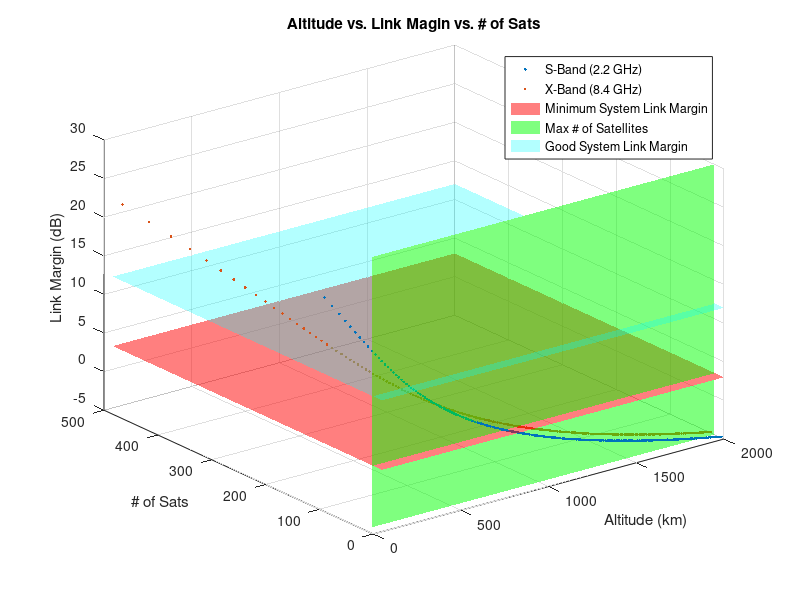

Here is the MATLAB script that generated this plot:
clc; clear; close all;
% LunaNet Altitude vs. Number of Sats vs. Orbit Altitude Simulation for
% Proximity Communications(Lunar Surface & Lunar Orbit) 
% Hunter Adams - 2.9.20


% General Inputs

% Elevation Angle [Input]
elev_angle = 80;% deg
% Originally 90 because orbit is polar. Selva said that was optomistic,
% reduced to 80 bc of feedback.

% Radius of the Moon/Planetary Body [Input]
rad_moon = 1737.1;% km

% Altitude of the Ground Station [Input - Shackelton Crater]
alt_ground = 0.002;  % km

% Latitude of the Ground Station [Input - Shackelton Crater]
lat_ground = 89.54;   % deg



% ''Simulation''
plot_vals = [];

% S-Band Frequency struct creation
s_band.frequency = 2.2; %GHz
s_band.linkbudget = [];
s_band.altitude = [];
s_band.satellites = [];

% X-Band Frequency struct creation
x_band.frequency = 8.4;
x_band.linkbudget = [];
x_band.altitude = [];
x_band.satellites = [];


% for loop creation for varying band types
for band_freq = [s_band.frequency, x_band.frequency]
    
    i = 1; % iteration counter 1
    
    % for loop creation for varying Satellite Altitude [Input | km]
    for alt_sat = 100:10:2000
        
        if(band_freq == s_band.frequency)
        s_band.altitude(i,1) = alt_sat; % make altitude list for s-band
        else
        x_band.altitude(i,1) = alt_sat; % make altitude list for x-band
        end
        

        
        % Link Budget Calculation
            % For simulation using COTS Part TX-2400 S-Band Transmitter and
            % a 20cm Diameter In-House Parabolic Antenna (Values Estimated)
       
            
        % Transmitter Information _________________________________________
        % Transmitter Power [Input]
        trans_power = 2.5;  % watts 
        
        % Return Loss [Input]
        return_loss = -20*log10(0.239543726);  % dB
        
        % Return Loss Power [Calculation]
        return_loss_power = trans_power;  % watts
        
        % Transmitter Power [Different Unit | Calculation]
        trans_power2 = 10*log10(return_loss_power);  % dBW
        
        % Frequency [Input]
        frequency = band_freq;  % GHz 
        
        % Transmitter Antenna Gain [Input]
        trans_ant_gain = 8.953;    % dBi
        
        % Transmitted Antenna Beamwidth [Input] **Need to trace this**
        trans_ant_beamw = 47.72;   % deg
        
        % Antenna Pointing Loss [Input - Estimated]
        ant_point_loss1 = 2;  % dB
        
        % Circuit Loss [Input - Estimated] 
        circuit_loss1 = 0.1;   % dB
        
        % Equivalent Isotropically Radiated Power [Calculation]
        EIRP = trans_power2 + trans_ant_gain + ant_point_loss1 + circuit_loss1; % dBW
        
        % Given Variable and Calculation
        a = 1;
        b = -2*rad_moon*cos(pi/2+elev_angle*pi/180);
        c = rad_moon^2-(rad_moon+alt_sat)^2;
        
        % Range [Calculation - Based on Quadratic Equation of a,b & c]
        range = (-b+sqrt(b^2-4*a*c))/(2*a);  % km
        
        % Free Space Loss [Calculation]
        free_space_loss = 87.6-20*log10(range*frequency*1000000000);  % dB 
        
        % Atmospheric Attenuation [Input - None bc Moon has no atmosphere]
        atmospheric_attenuation = 0;  % dB 
        
        
        
        % Reciever Information_____________________________________________
        % Reciever Antenna Diameter [Input]
        rec_ant_diam = .2;   % meters
        
        % Antenna Efficiency [Input - Estimated]
        ant_eff = 0.6;  %(percentage)
        
        % Reciever Antenna Gain [Calculation]
        rec_ant_gain = 10*log10((ant_eff./100)*(pi*rec_ant_diam/(0.03/frequency))^2);% dB
        
        % Reciever Antenna Beamwidth [Calculation]
        rec_ant_beamw = 21/(frequency*rec_ant_diam); % deg
        
        % Reciever Antenna Poining Loss [Input - Estimated]
        ant_point_loss2 = 2; % dB
        
        % Radome Losses [Input - Estimated Insignificant]
        radome_loss = 0;  % dB
        
        % Polarization Losses [Input - Estimated Insignificant]
        polarization_loss = 0; % dB
        
        % Circuit Losses [Input - Estimated Insignificant]
        circuit_loss2 = 0.1;  % dB
        
        % Recieved Signal Power [Calculation]
        Pt = EIRP + free_space_loss + atmospheric_attenuation + rec_ant_gain + polarization_loss + ...
            ant_point_loss2 + circuit_loss2 + radome_loss;  % dBW
        
        % System Noise Temperature [Input - Estimated (Will vary for each
        % connection type even with same parts)]
        sys_noise_temp = 350;  % K 
        
        % System Noise Temperature [Calculation - Different Unit]
        sys_noise_temp2 = 10*log10(sys_noise_temp);  % dB
        
        
        
        % Link Margin Calculation__________________________________________
        % Antenna Gain to Noise Temperature [Calculation]
        rec_GT = rec_ant_gain + polarization_loss + ant_point_loss2 + radome_loss + circuit_loss2 - ...
            sys_noise_temp2;  % dB/K
        
        % System Noise Spectral Density [Calculation]
        No = sys_noise_temp2 - 228.602;  % dBw/Hz
        
        % Signal to Noise Spectral Density Ratio [Calculation]
        PrNo = EIRP + free_space_loss + rec_ant_gain + 228.6 - sys_noise_temp2; % dB
        
        % Bit Rate [Input]
        bit_rate = 6;  % Mbps 
        
        % Bit Rate [Calculation - Different Units]
        bit_rate2 = 10*log10(bit_rate*1000000); % dB
        
        % Energy per bit to noise power spectral density ratio Availible
        % [Calculation]
        EbNo_avail = PrNo - bit_rate2;  % dB
        
        % Energy per bit to noise power spectral density ratio Availible
        % [Calculation]
        EbNo_req = 1;  % dB / Input
        
        % Recieved System Implementation Loss [Input - Estimated Insignificant]
        rec_sys_implementation_loss = 0;  % dB
        
        % Link Margin [Caclulated]
        link_margin = EbNo_avail - EbNo_req + rec_sys_implementation_loss; % dB
        
        % Storing Link Margin for Each Altitude for Each Frequency Type
        if(band_freq == s_band.frequency)
        s_band.linkbudget(i,1) = link_margin; % make altitude list for s-band
        else
        x_band.linkbudget(i,1) = link_margin; % make altitude list for x-band
        end
        

        
        % Number of Satellites Calculation
        alpha = alt_sat*tand(0.5*rec_ant_beamw);
        theta = 2*asind(alpha/rad_moon);
        arc = (theta/360)*2*pi*rad_moon;
        num_sat = (2*pi*rad_moon)/arc;
        
        if(band_freq == s_band.frequency)
        s_band.satellites(i,1) = floor(num_sat); % make altitude list for s-band
        else
        x_band.satellites(i,1) = floor(num_sat); % make altitude list for x-band
        end
        
        i=i+1;
    end
    

end

% prob = normcdf(0,[_____margin, adidtion of variances]);

figure(1)
scatter3(s_band.altitude, s_band.satellites,  s_band.linkbudget, '.b');
hold on;

title('Altitude vs. Link Magin vs. # of Sats');
scatter3(x_band.altitude, x_band.satellites, x_band.linkbudget, '.k');


% creating surface for minimum link margin
x = 50:2000;
y = 0:500;
[X,Y] = meshgrid(x,y);
Z(1:501,1:1951) = 3;
surf(X,Y,Z,'FaceAlpha',0.5,'FaceColor',[1 0 0],'EdgeColor','none');

% creating surface for max number os sattelites
x2 = 50:2000;
z2 = -5:30;
[X2,Z2] = meshgrid(x2,z2);
Y2(1:36,1:1951) = 18;
surf(X2,Y2,Z2,'FaceAlpha',0.5,'FaceColor',[0 1 0],'EdgeColor','none');

% creating surface for good link margin
x3 = 50:2000;
y3 = 0:500;
[X3,Y3] = meshgrid(x3,y3);
Z3(1:501,1:1951) = 12;
surf(X3,Y3,Z3,'FaceAlpha',0.3,'FaceColor',[0 1 1],'EdgeColor','none');

legend('S-Band (2.2 GHz)','X-Band (8.4 GHz)','Minimum System Link Margin','Max # of Satellites','Good System Link Margin');
xlabel('Altitude (km)'); ylabel('# of Sats'); zlabel('Link Margin (dB)');


% figure(2)
% stem3(s_band.altitude, s_band.linkbudget, s_band.satellites)
% grid on
% xv = linspace(min(s_band.altitude), max(s_band.altitude), 20);
% yv = linspace(min(s_band.linkbudget), max(s_band.linkbudget), 20);
% [X,Y] = meshgrid(xv, yv);
% Z = griddata(s_band.altitude,s_band.linkbudget,s_band.satellites,X,Y);
% 
% xlabel = ('Altitude (km)'); ylabel = ('Link Margin (dB)'); zlabel('# of Sats');
% title('Altitude vs. Link Magin vs. # of Sats');
% 
% figure(3)
% surf(X, Y, Z);
% grid on
% set(gca, 'ZLim',[0 100])
% shading interp







